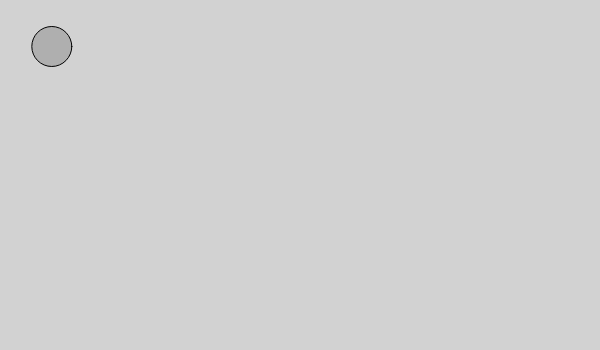
Frame 1 (no input)
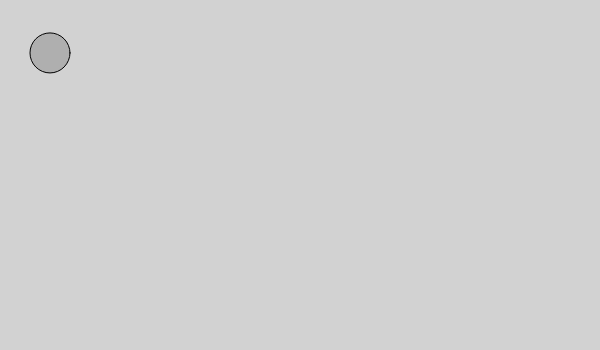
Frame 60 (no input)
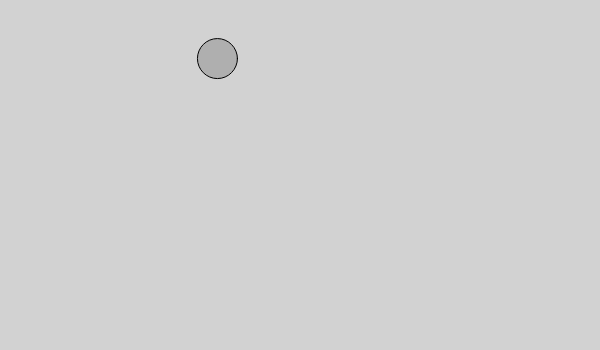
Frame 120 (the mouse pressed at the canvas centre since frame 60)

The p5.js sketch that drew these frames (run headless with seeded random() and noise() and a simulated clock; from frame 60 on, the mouse is pressed at the canvas centre):

// p5.js sketch
// ── sketch.js
// The Nature of Code
// Daniel Platt
// Chapter: 

let ball;

function setup() {
  frameRate(40);
  ball = new Mover(width/2, height/2, 20)
  createCanvas(600, 350);
}

function draw() {
  background(210);
  let mouse = createVector(mouseX, mouseY);
  ball.acceleration.x = map(mouse.x - ball.position.x, -width/2, width/2, -2, 2);
  ball.acceleration.y = map(mouse.y - ball.position.y, -height/2, height/2, -2, 2);
  ball.update();
  ball.show();
}

// ── mover.js
// The nature of Code
// Daniel Platt
// Mover Class:
//    Draws a ball that moves around the space and is bounded by the boundaries
//    Accleration starts at 0
//    velocity is set randomly

class Mover {
  constructor(x,y,radius) {
    this.position = createVector(x, y);
    this.velocity = createVector(random(-5,5), random(-5,5));
    this.acceleration = createVector(0,0);
    this.radius = radius;
  }
  update() {
    this.velocity.add(this.acceleration);
    this.position.add(this.velocity);
    this.checkEdges();
  }
  show() {
    stroke(0);
    fill(175);
    circle(this.position.x, this.position.y, this.radius * 2);
  }
  checkEdges() {
    if (this.position.x + this.radius > width || this.position.x - this.radius < 0) {
      this.position.x -= this.velocity.x; // reset the position to ensure it doesn't exit bounds
      this.velocity.x *= -1;
    }
    else if (this.position.y + this.radius > height || this.position.y - this.radius < 0) {
      this.position.y -= this.velocity.y; // reset the position to ensure it doesn't exit bounds
      this.velocity.y *= -1;
    }
  }
}
